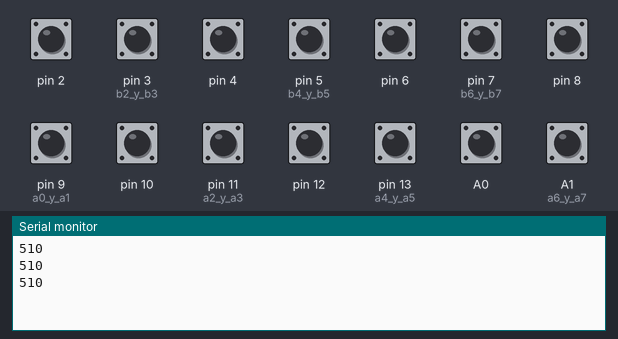
A sketch run on a simulated Arduino Uno, built with avr-gcc and run on an emulated ATmega328P. Parts: the last lines printed to the serial monitor. The inputs (shaded band) are chosen by the test bench; at power-on: A0, A1 (a6_y_a7), pin 2, pin 3 (b2_y_b3), pin 4, pin 5 (b4_y_b5), pin 6, pin 7 (b6_y_b7), pin 8, pin 9 (a0_y_a1), pin 10, pin 11 (a2_y_a3), pin 12, pin 13 (a4_y_a5) HIGH.

Above: at 2.8 s.
2.9 s: pin 2 pulled LOW for 1.2 s
At 3.6 s:
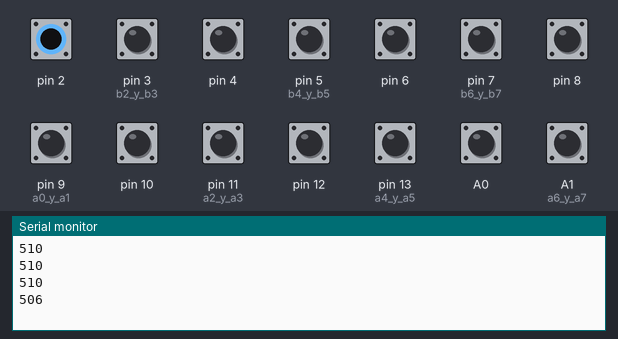
5.6 s: pin 3 (b2_y_b3) pulled LOW for 1.2 s
At 6.8 s:
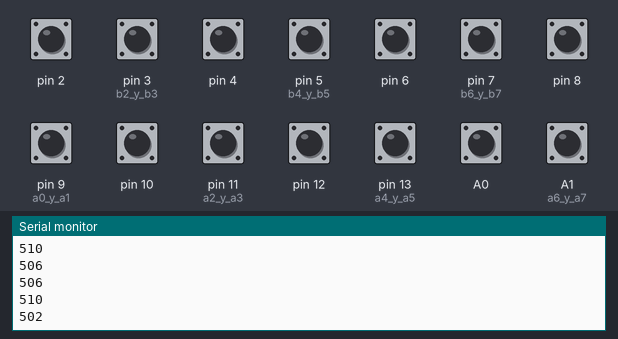
8.3 s: pin 4 pulled LOW for 1.2 s
At 9.4 s:
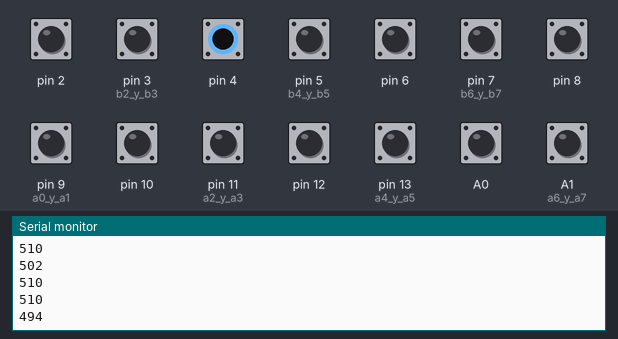
11.0 s: pin 5 (b4_y_b5) pulled LOW for 1.2 s
At 11.8 s:
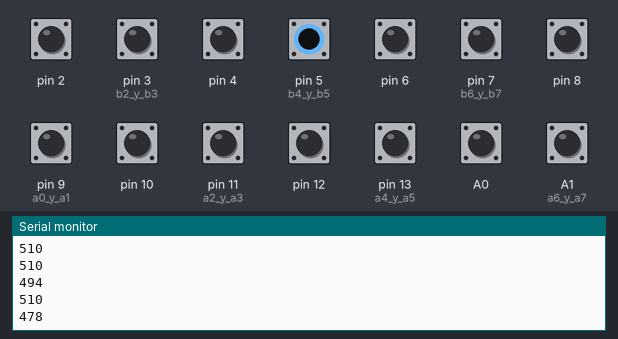
13.7 s: pin 6 pulled LOW for 1.2 s
At 14.5 s:
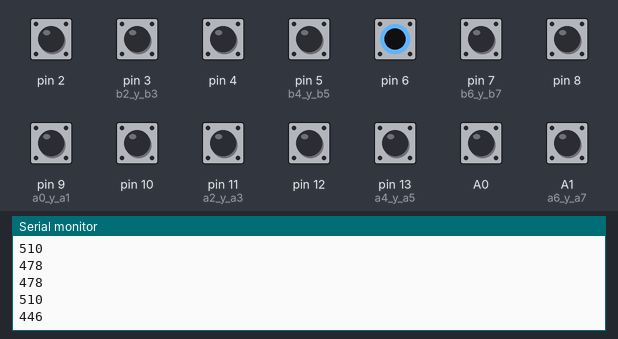
16.4 s: pin 7 (b6_y_b7) pulled LOW for 1.2 s
At 17.8 s:
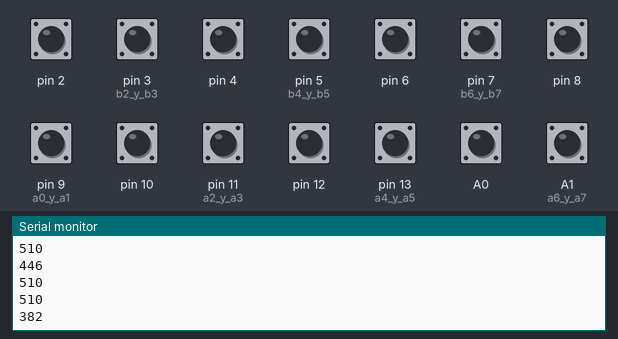
Timing chart, 0 to 19.4 s (numbered marks = the images above; inputs shaded):
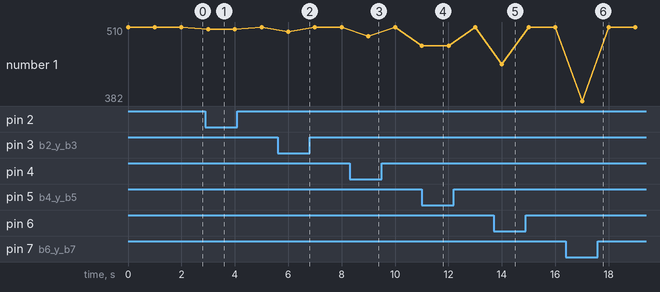

Measured:
- after the input at 2.9 s, the serial monitor: prints a new line after 0.10 s (image 1)
- after the input at 5.6 s, the serial monitor: prints a new line after 0.40 s (image 2)
- after the input at 8.3 s, the serial monitor: prints a new line after 0.70 s (image 3)
- after the input at 11.0 s, the serial monitor: prints a new line at once (image 4)
- after the input at 13.7 s, the serial monitor: prints a new line after 0.30 s (image 5)
- after the input at 16.4 s, the serial monitor: prints a new line after 0.60 s (image 6)

The sketch:

sumadorserie8bits.ino
```cpp
//Autor:Dario Jorge Iglesias
boolean b7,b6,b5,b4,b3,b2,b1,b0,a7,a6,a5,a4,a3,a2,a1,a0,S8;
boolean S7,S6,S5,S4,S3,S2,S1,S0,C0,C1,C2,C3,C4,C5,C6,C7,C8;
int suma;
void setup(){//Función de configuración de pines de entrada y salida
 pinMode(0,INPUT_PULLUP); pinMode(1,INPUT_PULLUP); //b0, b1
 pinMode(2,INPUT_PULLUP); pinMode(3,INPUT_PULLUP); //b2 y b3
 pinMode(4,INPUT_PULLUP); pinMode(5,INPUT_PULLUP); //b4 y b5
 pinMode(6,INPUT_PULLUP); pinMode(7,INPUT_PULLUP); //b6 y b7
 pinMode(8,INPUT_PULLUP); pinMode(9,INPUT_PULLUP); //a0 y a1
 pinMode(10,INPUT_PULLUP);pinMode(11,INPUT_PULLUP);//a2 y a3
 pinMode(12,INPUT_PULLUP);pinMode(13,INPUT_PULLUP);//a4 y a5
 pinMode(A0,INPUT_PULLUP);pinMode(A1,INPUT_PULLUP);//a6 y a7
 Serial.begin(9600);}
void loop(){
 b0=digitalRead(0);  b1=digitalRead(1);  b2=digitalRead(2);
 b3=digitalRead(3);  b4=digitalRead(4);  b5=digitalRead(5);
 b6=digitalRead(6);  b7=digitalRead(7);  a0=digitalRead(8);
 a1=digitalRead(9);  a2=digitalRead(10); a3=digitalRead(11);
 a4=digitalRead(12); a5=digitalRead(13); a6=digitalRead(A0);
 a7=digitalRead(A1); C0=0;               S0=a0^b0^C0;//lóg. sumador
 C1=(a0&C0)|(a0&b0)|(b0&C0);             S1=a1^b1^C1;
 C2=(a1&C1)|(a1&b1)|(b1&C1);             S2=a2^b2^C2;
 C3=(a2&C2)|(a2&b2)|(b2&C2);             S3=a3^b3^C3;
 C4=(a3&C3)|(a3&b3)|(b3&C3);             S4=a4^b4^C4;
 C5=(a4&C4)|(a4&b4)|(b4&C4);             S5=a5^b5^C5;
 C6=(a5&C5)|(a5&b5)|(b5&C5);             S6=a6^b6^C6;
 C7=(a6&C6)|(a6&b6)|(b6&C6);             S7=a7^b7^C7;
 C8=(a7&C7)|(a7&b7)|(b7&C7);             S8=C8;
 suma=S8*256+S7*128+S6*64+S5*32+S4*16+S3*8+S2*4+S1*2+S0*1;
 Serial.println(suma);delay(1000);}
```
